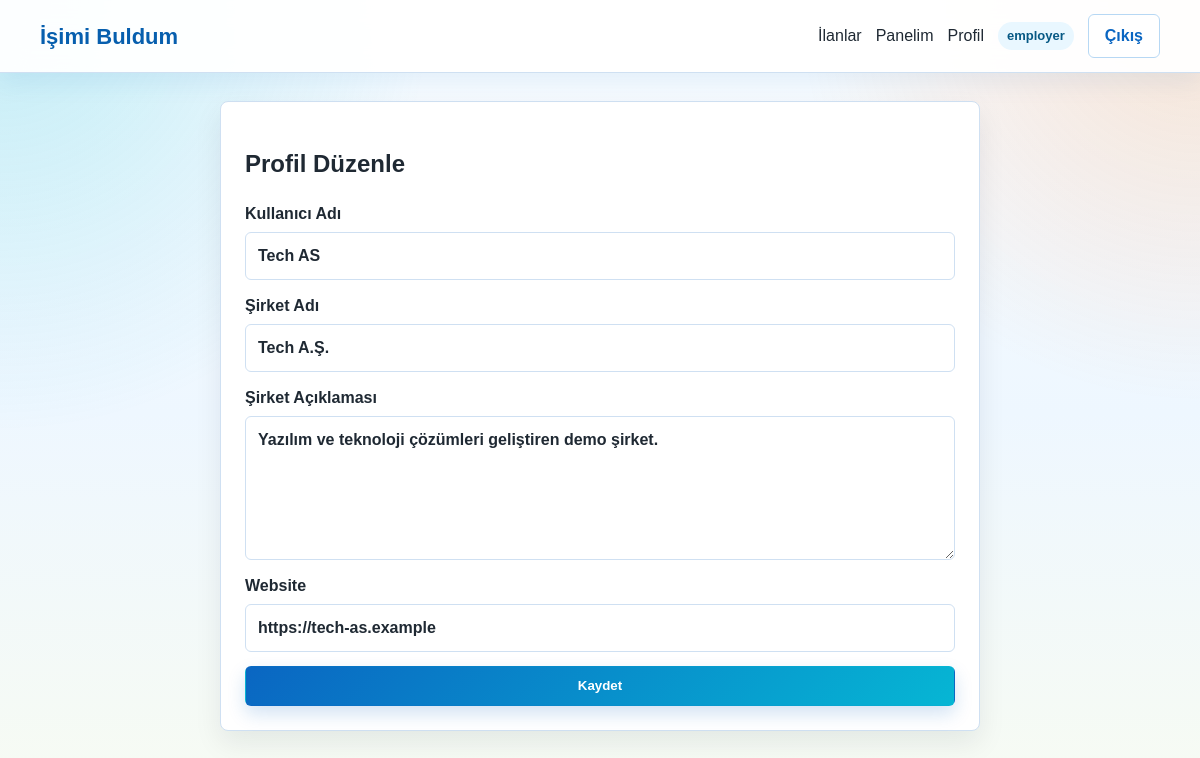
The app's page /profile/edit (signed in) with its own data.
### tables this page shows
CREATE TABLE users (
            id INTEGER PRIMARY KEY AUTOINCREMENT,
            username TEXT NOT NULL,
            email TEXT NOT NULL UNIQUE,
            password_hash TEXT NOT NULL,
            user_type TEXT NOT NULL CHECK(user_type IN ('jobseeker', 'employer', 'admin')),
            bio TEXT DEFAULT '',
            beceriler TEXT DEFAULT '',
            sehir TEXT DEFAULT '',
            ozgecmis_metni TEXT DEFAULT '',
            sirket_adi TEXT DEFAULT '',
            sirket_aciklamasi TEXT DEFAULT '',
            website TEXT DEFAULT '',
            active INTEGER NOT NULL DEFAULT 1,
            created_at TEXT NOT NULL DEFAULT CURRENT_TIMESTAMP
        );

### routes/profile_routes.py (the view)
@profile_bp.route("/edit", methods=["GET", "POST"])
@login_required
def edit():
    user = current_user()
    if request.method == "POST":
        update_user_profile(user["id"], request.form)
        add_log(user["id"], "profil_guncelleme", "Profil bilgileri güncellendi.")
        flash("Profiliniz güncellendi.", "success")
        return redirect(url_for("profile.view"))
    return render_template("profile/edit.html", user=user)

### database.py (called while the page is built)
def get_connection():
    conn = sqlite3.connect(DB_PATH)
    conn.row_factory = sqlite3.Row
    conn.execute("PRAGMA foreign_keys = ON")
    return conn

def fetch_one(query, params=()):
    with get_connection() as conn:
        return conn.execute(query, params).fetchone()

def get_user_by_id(user_id):
    return fetch_one("SELECT * FROM users WHERE id = ?", (user_id,))

### routes/__init__.py (called while the page is built)
def current_user():
    user_id = session.get("user_id")
    if not user_id:
        return None
    return get_user_by_id(user_id)

def login_required(view):
    @wraps(view)
    def wrapper(*args, **kwargs):
        if not current_user():
            flash("Devam etmek için giriş yapmalısınız.", "error")
            return redirect(url_for("auth.login"))
        return view(*args, **kwargs)
    return wrapper

### routes/profile_routes.py (called while the page is built)
@profile_bp.context_processor
def inject_user():
    return {"current_user": current_user()}

### templates/profile/edit.html (shortened to what this page needs)
{% extends "base.html" %}
{% block content %}
<section class="detail-panel">
    <h1>Profil Düzenle</h1>
    <form method="post" class="form">
        <label>Kullanıcı Adı
            <input name="username" value="{{ user.username }}" required>
        </label>
        {% if user.user_type == 'employer' %}
            <label>Şirket Adı
                <input name="sirket_adi" value="{{ user.sirket_adi }}">
            </label>
            <label>Şirket Açıklaması
                <textarea name="sirket_aciklamasi" rows="5">{{ user.sirket_aciklamasi }}</textarea>
            </label>
            <label>Website
                <input name="website" value="{{ user.website }}">
            </label>
        {% endif %}
        <button class="button" type="submit">Kaydet</button>
    </form>
</section>
{% endblock %}

### templates/base.html (shortened to what this page needs)
<!doctype html>
<html lang="tr">
<head>
    <link rel="stylesheet" href="{{ url_for('static', filename='css/style.css') }}">
</head>
<body>
    <nav class="navbar">
        <a class="brand" href="{{ url_for('job.index') }}">İşimi Buldum</a>
        <div class="nav-links" data-menu>
            <a href="{{ url_for('job.jobs') }}">İlanlar</a>
            {% if current_user %}
                <a href="{{ url_for('job.dashboard') }}">Panelim</a>
                <a href="{{ url_for('profile.view') }}">Profil</a>
                <span class="role-pill">{{ current_user.user_type }}</span>
                <a class="button ghost" href="{{ url_for('auth.logout') }}">Çıkış</a>
            {% else %}
                <a href="{{ url_for('auth.login') }}">Giriş</a>
                <a class="button" href="{{ url_for('auth.register') }}">Kayıt Ol</a>
            {% endif %}
        </div>
    </nav>
    <main class="page">
        {% block content %}{% endblock %}
    </main>
</body>
</html>

### static/css/style.css (style rules this page uses)
:root { --bg: #eef7ff; --panel: #ffffff; --text: #1f2933; --muted: #64748b; --primary: #0a66c2; --primary-dark: #004182; --border: #cfe0f2; --green: #10a36d; --yellow: #f2a900; --red: #ef4444; --cyan: #06b6d4; --orange: #f97316; --pink: #ec4899; }
* { box-sizing: border-box; }
body { margin: 0; background: radial-gradient(circle at top left, rgba(6, 182, 212, 0.22), transparent 30%), radial-gradient(circle at top right, rgba(249, 115, 22, 0.18), transparent 28%), linear-gradient(180deg, #f8fcff 0%, var(--bg) 52%, #f7fbf3 100%); color: var(--text); font-family: Arial, Helvetica, sans-serif; line-height: 1.5; }
a { color: inherit; text-decoration: none; }
.navbar { position: sticky; top: 0; z-index: 10; display: flex; align-items: center; justify-content: space-between; gap: 18px; padding: 14px max(18px, calc((100vw - 1120px) / 2)); background: rgba(255, 255, 255, 0.94); border-bottom: 1px solid var(--border); box-shadow: 0 10px 24px rgba(10, 102, 194, 0.08); backdrop-filter: blur(12px); }
.brand { color: #075fae; font-size: 22px; font-weight: 800; }
.nav-links { display: flex; align-items: center; gap: 14px; }
.page { width: min(1120px, calc(100% - 32px)); margin: 28px auto 64px; }
.button { display: inline-flex; align-items: center; justify-content: center; min-height: 40px; padding: 9px 16px; border: 1px solid transparent; border-radius: 6px; background: linear-gradient(135deg, var(--primary), var(--cyan)); color: white; font-weight: 700; cursor: pointer; box-shadow: 0 8px 18px rgba(10, 102, 194, 0.18); }
.button.ghost { background: white; color: var(--primary); border-color: #b7d8f4; box-shadow: none; }
.job-card, .detail-panel, .auth-card, .stat { border: 1px solid var(--border); border-radius: 8px; background: var(--panel); box-shadow: 0 12px 28px rgba(15, 23, 42, 0.08); }
.badge, .role-pill, .status { display: inline-flex; align-items: center; min-height: 26px; padding: 4px 9px; border-radius: 999px; background: #e9f7ff; color: #075985; font-size: 13px; font-weight: 700; }
.auth-card, .detail-panel { max-width: 760px; margin: 0 auto; padding: 24px; }
.form { display: grid; gap: 14px; }
label { display: grid; gap: 6px; font-weight: 700; }
input, select, textarea { width: 100%; border: 1px solid var(--border); border-radius: 6px; padding: 11px 12px; color: var(--text); font: inherit; }
textarea { resize: vertical; }

### records on screen
users: user_type "employer", username "Tech AS", sirket_adi "Tech A.Ş.", sirket_aciklamasi "Yazılım ve teknoloji çözümleri geliştiren demo şirket.", website "https://tech-as.example"
